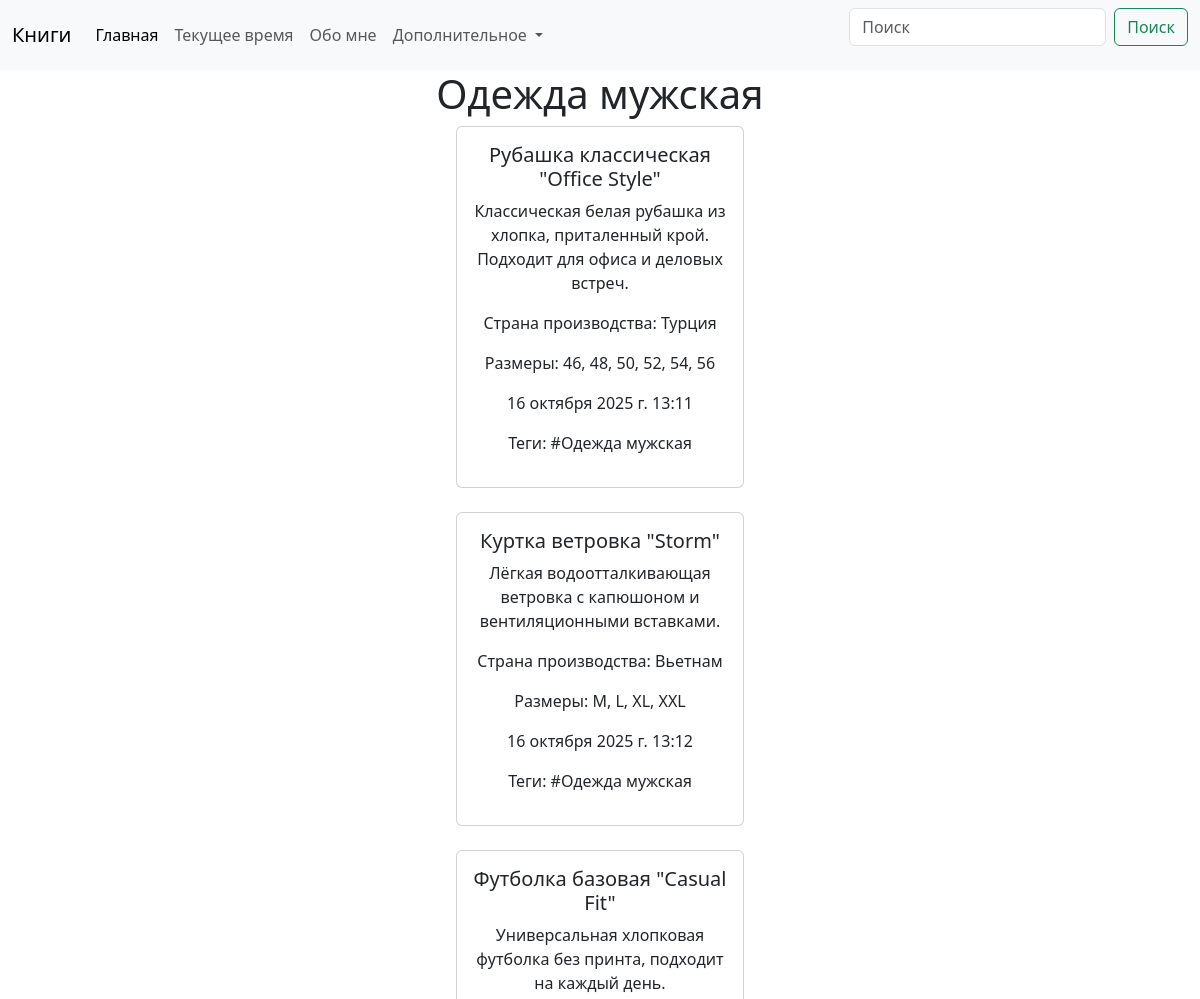
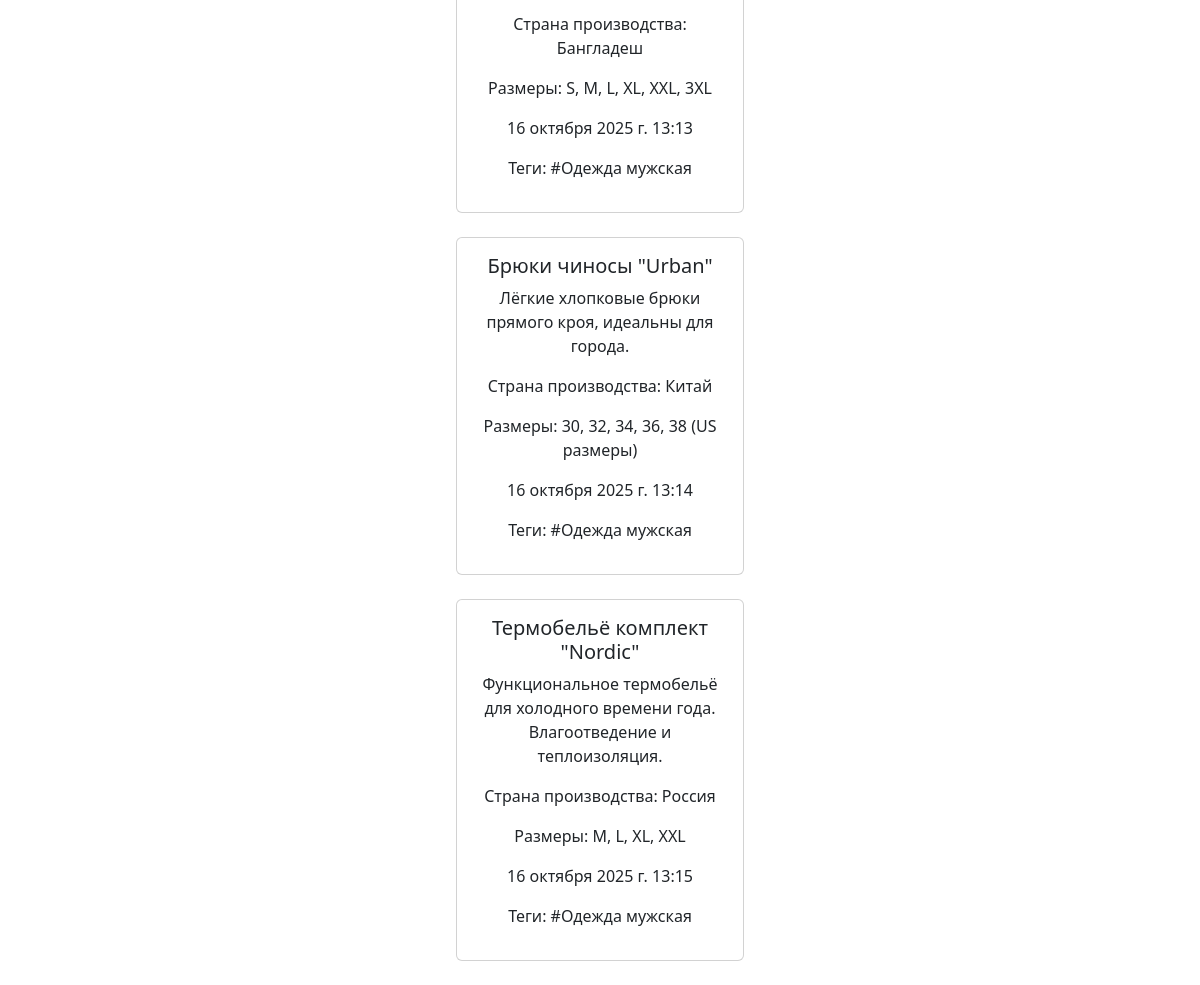
Page /clothes/men_clothes/ on the committed database (2 pictures, top to bottom).
### clothes/models.py (models this page shows, shortened)
class Clothe(models.Model):
    name_clothe = models.CharField(max_length=100)
    description = models.TextField(default='Одежда нужна для защиты от окружающей среды, например, от холода и жары.' \
    ' Кроме того, она выполняет информационную функцию, сигнализируя о социальном статусе, профессии и индивидуальности ' \
    'человека, а также эстетическую, помогая создавать образ и выражать себя. ')
    country = models.CharField(max_length=100)
    size = models.CharField(max_length=150, null=True)
    tags = models.ManyToManyField(Tag)
    created_at = models.DateTimeField(auto_now_add=True)

class Tag(models.Model):
    name = models.CharField(max_length=100)

### clothes/views.py (the view)
# urls.py: path('men_clothes/', views.MenClothesView.as_view(), name='men_clothes'),
class MenClothesView(generic.ListView):
    model = models.Clothe
    template_name = 'clothes/men_clothes.html'
    context_object_name = 'clothes'
    ordering = '-id'
    def get_queryset(self):
        men_clothes = self.model.objects.filter(tags__name='#Одежда мужская')
        return men_clothes

### templates/clothes/men_clothes.html (shortened to what this page needs)
{% load static %}
{% include '../header.html' %}
<link href="https://cdn.jsdelivr.net/npm/bootstrap@5.3.3/dist/css/bootstrap.min.css" rel="stylesheet">
<h1 style="text-align: center;">Одежда мужская</h1>
{% for i in clothes %}
<div class="center_film" style="display: flex; flex-wrap: wrap; justify-content: center; gap: 20px;">
<div class="card" style="width: 18rem; text-align: center;">
    <div class="card-body">
    <h5 class="card-title">{{ i.name_clothe }}</h5>
    <p class="card-text">{{ i.description }}</p>
    <p class="card-text">{{ i.country }}</p>
    <p class="card-text">{{ i.size}}</p>
    <p class="card-text">{{ i.created_at }}</p>
    <p>
        Теги:
        {%for tag in i.tags.all%}
        {{tag.name}}{% if not forloop.last %}, {% endif %}
        {% empty %}
        Тегов нет:
        {% endfor %}
    </p>
  </div>
</div>
</div>
{% endfor %}

### rows in the picture
Clothe: name_clothe "Рубашка классическая \"Office Style\"", description "Классическая белая рубашка из хлопка, приталенный крой. Подходит для офиса и деловых встреч.", country "Страна производства: Турция", size "Размеры: 46, 48, 50, 52, 54, 56", created_at "16 октября 2025 г. 13:11"
Tag: name "#Одежда мужская"
Clothe: name_clothe "Куртка ветровка \"Storm\"", description "Лёгкая водоотталкивающая ветровка с капюшоном и вентиляционными вставками.", country "Страна производства: Вьетнам", size "Размеры: M, L, XL, XXL", created_at "16 октября 2025 г. 13:12"
Clothe: name_clothe "Футболка базовая \"Casual Fit\"", description "Универсальная хлопковая футболка без принта, подходит на каждый день.", country "Страна производства: Бангладеш", size "Размеры: S, M, L, XL, XXL, 3XL", created_at "16 октября 2025 г. 13:13"
Clothe: name_clothe "Брюки чиносы \"Urban\"", description "Лёгкие хлопковые брюки прямого кроя, идеальны для города.", country "Страна производства: Китай", size "Размеры: 30, 32, 34, 36, 38 (US размеры)", created_at "16 октября 2025 г. 13:14"
Clothe: name_clothe "Термобельё комплект \"Nordic\"", description "Функциональное термобельё для холодного времени года. Влагоотведение и теплоизоляция.", country "Страна производства: Россия", size "Размеры: M, L, XL, XXL", created_at "16 октября 2025 г. 13:15"
